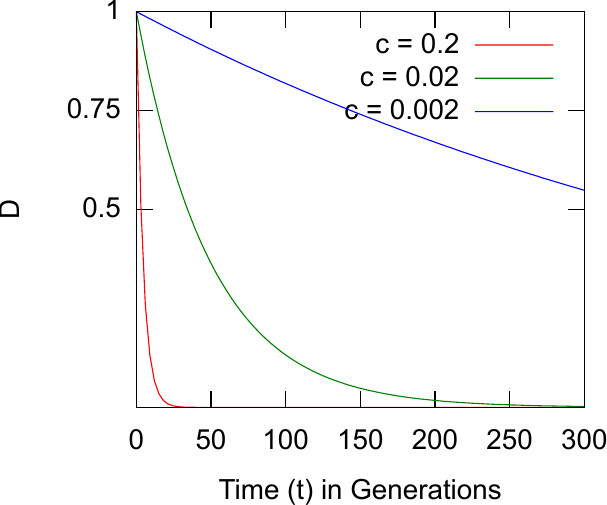

The script that saved this image:
#set output "lddecay.svg"     # for print output
#set terminal svg dynamic font "Arial,20"
set terminal latex
set output "lddecay.tex"     # for print output
set size 2.8/5., 2.5/3.
#set terminal pdfcairo color font "Arial,20"
set xlabel "Time (t) in Generations"
set ylabel "\\Large$\\frac{D_t}{D_0}$"
set style line 1 linetype 1
set style line 2 linetype 2
set style line 3 linetype 6
set yrange [0.0:1.0]
set xrange [0:300]
set dummy t
set key on
set ytics 0.25, 0.25, 1
plot (1-0.2)**t title "c = 0.2" ls 1, (1-0.02)**t title "c = 0.02" ls 2, \
  (1-0.002)**t title "c = 0.002" ls 3

#pause mouse
